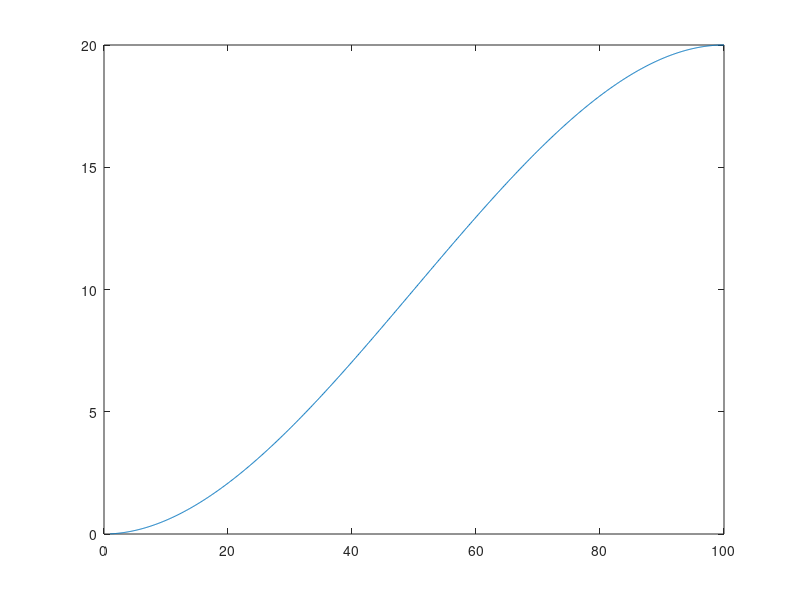

Here is the MATLAB script that generated this plot: (Note: this script raises an error after producing the figure.)
% close all

m=1400;
Izz=2667;
By=0.07*180/pi;
Cy=1.3;
Dy=0.7;
Ey=-1.6;
Bx=0.27*180/pi;
Cx=1.3;
Dx=0.7;
Ex=-1.6;
lf=1.35;
lr=1.45;
rw=0.5;
J = 100;
dt = 0.01;
parameters = [m Izz J lf lr rw]; 

% symbolic_car_model();
%% Get xyh path

x1 = 0;
y1 = 0;

x2 = 100;
y2 = 20;

x1_dot = 0;
x2_dot = tan(0);

A = [x1^3   x1^2  x1 1;
     x2^3   x2^2  x2 1;
     3*x1^2 2*x1  1  0;
     3*x2^2 2*x2  1  0;
     ];
 
b = [y1;y2;x1_dot;x2_dot];


a = A\b;

y_fun = @(x) a(1)*x.^3 + a(2)*x.^2 + a(3)*x + a(4);
dydx_fun = @(x) 3*a(1)*x.^2 + 2*a(2)*x.^1 + a(3);

x_pts = 1:0.1:x2;
y_pts = y_fun(x_pts);
h_pts = atan(dydx_fun(x_pts));  
total_sum = 0;
for i=2:length(x_pts)
    total_sum = total_sum + norm([x_pts(i)-x_pts(i-1), y_pts(i)-y_pts(i-1)]);
end

plot(x_pts, y_pts);
% figure
% plot(h_pts);
hold on


%% Finding points on line
dt = 0.05;
u1 = 30;
u2 = 30;
x_val = 0;
dudx = (u2-u1)/total_sum;



syms x
f = a(1)*x^3+a(2)*x^2+a(3)*x+a(4);
dfdx = diff(f,x);
integrand = sqrt(1+dfdx^2);

I_fun = matlabFunction(integrand);


xyh_list = [];
uvr_list = [];


x_old = 0-u1*dt;
y_old = y_fun(x_old);
h_old = atan(dydx_fun(x_old));

x_new = 0;
y_new = y_fun(x_new);
h_new = atan(dydx_fun(x_new));


while x_new < x2
    xyh_list(:,end+1) = [x_new; y_new; h_new];
    uvr_list(:,end+1) = [u1;0;(h_new-h_old)/dt];
    distance = u1*dt;
    u1 = u1+dudx*distance;
    
    x_old = x_new;
    y_old = y_fun(x_new);
    h_old = atan(dydx_fun(x_new));
    
    x_new = bin_search(I_fun, x_new, x_new+50, distance);
    y_new = y_fun(x_new);
    h_new = atan(dydx_fun(x_new));
    
end

% scatter(xyh_list(1,:), xyh_list(2,:));
% figure
% 
% scatter(xyh_list(1,:), u_list);


%% find control inputs
T_est = (uvr_list(1,2)-uvr_list(1,1))/dt*m*2;
T_est = 5000;
delta_est = 0;
inputs = [T_est; delta_est];
inputs_list = [];

for i=2:length(uvr_list)

x1 = [xyh_list(:,i-1); uvr_list(:,i-1); uvr_list(1,i-1)*2];
x2 = [xyh_list(:,i); uvr_list(:,i); uvr_list(1,i)*2];

A_c = calc_A_c(x1, inputs, parameters);
B_c = calc_B_c(x1, inputs, parameters);
x_dot_e = f_cont_fun(x1, inputs, parameters);

rhs = (x2-x1)/dt-x_dot_e;


d_inputs = inv(B_c'*B_c)*B_c'*rhs;
inputs = inputs+d_inputs;
inputs_list(:, end+1) = inputs;

end

%% test area
% i=2;
% x1 = [xyh_list(:,i-1); uvr_list(:,i-1); uvr_list(1,i-1)*2];
% x2 = [xyh_list(:,i); uvr_list(:,i); uvr_list(1,i)*2];
% 
% A_c = calc_A_c(x1, inputs, parameters);
% B_c = calc_B_c(x1, inputs, parameters);
% x_dot_e = f_cont_fun(x1, inputs, parameters);



%% function

function pivot = bin_search(I_fun, x1, x2, distance)
    thresh = 0.001;
    starting_point = x1;

    while(1)
        pivot = (x1+x2)/2;
        I = integral(I_fun, starting_point, pivot);
        if abs(I-distance) < thresh
            return;
        end
        
        if I>distance
            x2 = pivot;
        elseif I<distance
            x1 = pivot;
        end
    end
    
end





 
 
 



